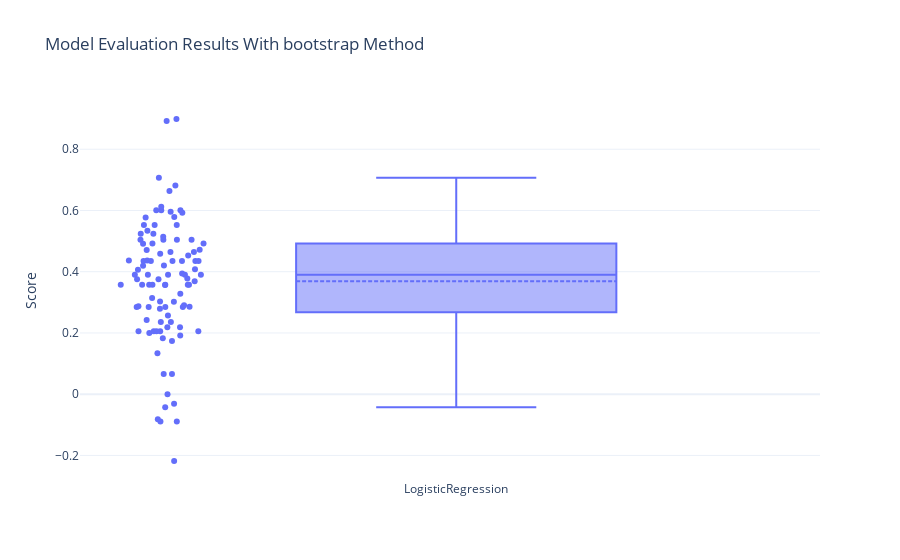

Source (notebook cell):
### Code cell
mod, df  = mlpipe.bayesian_search(features_names_list=shap_features,estimator_name='LogisticRegression',scoring='matthews_corrcoef', evaluation='bootstrap', n_trials=100, cv=5, warnings_filter=True,training_method='validation_score',processors=5)
# mod, df  = mlpipe.random_search(estimator_name='ElasticNet',scoring='mathews_corrcoef', evaluation='bootstrap', n_iter=150, cv=5)#,training_method='one_sem')

### Figure 1 — Plotly figure (JSON) as saved in the notebook; plotly's stock layout.template omitted (floating-point values rounded to 4 significant figures)
{"data": [{"boxmean": true, "boxpoints": "all", "jitter": 0.3, "name": "LogisticRegression", "pointpos": -1.8, "type": "box", "y": [0.3898, 0.4193, 0.375, 0.5241, 0.3572, 0.2059, 0.3898, 0.0658, 0.6814, 0.3572, 0.2182, 0.3939, 0.2568, 0.6005, 0.4346, 0.4644, 0.3572, 0.5528, 0.8987, 0.3898, 0.378, 0.3015, 0.2059, 0.5791, 0.4346, 0.1741, 0.4346, 0.6005, 0.2901, 0.5044, 0.4924, 0.4201, 0.1336, 0.6005, 0.2857, 0.5044, 0.2423, 0.5044, -0.08909, 0.4082, 0.2851, 0.5238, 0.2059, -0.03161, 0.3898, 0.5774, 0.2357, 0.3685, 0.491, 0.2059, 0.3572, -0.08206, 0.453, 0.3563, 0.183, -0.2182, 0.5044, 0.4924, 0.2851, 0.5528, 0.4714, 0.4346, -0.08909, 0.4346, 0.2872, 0.4583, 0.1919, 0.5528, 0.4708, 0.4346, 0.2789, 0.5334, 0.2357, 0.5145, 0.3145, -0.0428, 0.5922, 0.3572, 0.4644, 0.375, 0, 0.2851, 0.0658, 0.6124, 0.8921, 0.4062, 0.2851, 0.7071, 0.3572, 0.4364, 0.4364, 0.3572, 0.6634, 0.3026, 0.3898, 0.3282, 0.596, 0.2, 0.2182, 0.2059]}], "layout": {"title": {"text": "Model Evaluation Results With bootstrap Method"}, "yaxis": {"title": {"text": "Score"}}}}
